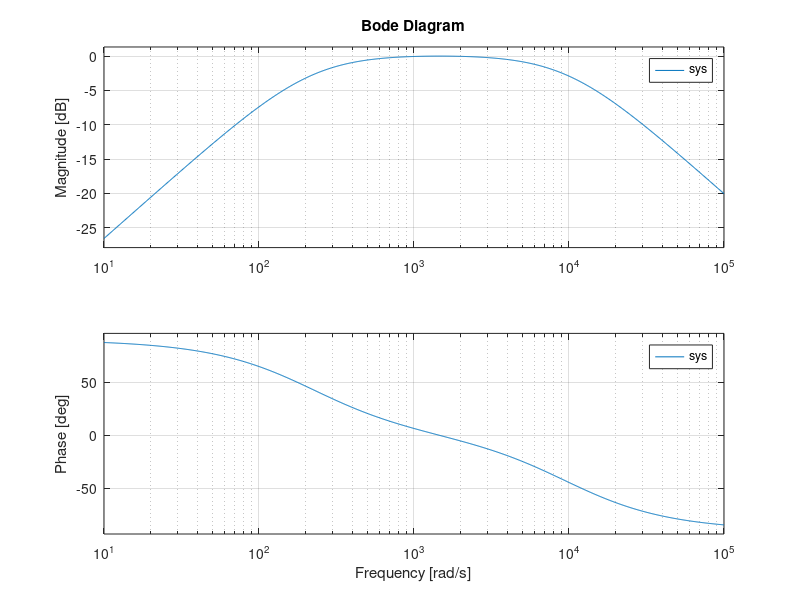

Reproduce this figure in MATLAB.
close all;
clc;
resistance= 10000; %Ohms
capacitance= 470 *10^-9; %Farad
inductance= 1; %Henry
%for band pass filter:
num=[resistance*capacitance 0];
den=[inductance*capacitance resistance*capacitance 1];
sys=tf(num,den);
sys
bode(sys);
